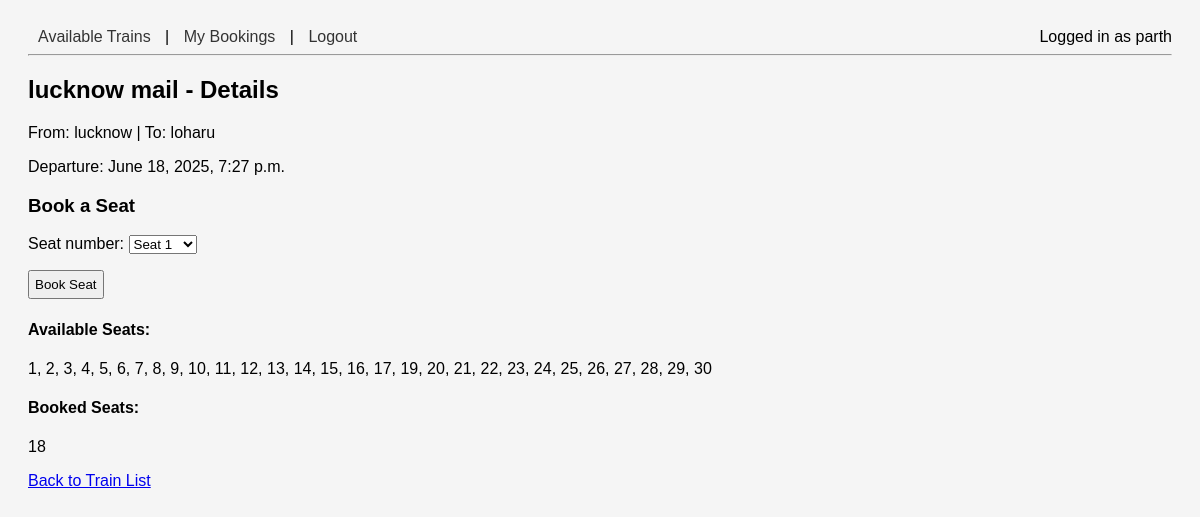
The page /trains-web/1/ (signed in) on the database its author committed.
### booking/models.py (models this page shows, shortened)
class Train(models.Model):
    name = models.CharField(max_length=100)
    source = models.CharField(max_length=100)
    destination = models.CharField(max_length=100)
    departure_time = models.DateTimeField()
    total_seats = models.PositiveIntegerField()
    seats_available = models.PositiveIntegerField()

### booking/views.py (the view, shortened to what this page needs)
# urls.py: path('trains-web/<int:pk>/', TrainDetailView.as_view(), name='train_detail'),
@method_decorator(login_required, name='dispatch')
class TrainDetailView(View):
    def get(self, request, pk):
        train = get_object_or_404(Train, pk=pk)
        booked_seats = Booking.objects.filter(train=train).values_list('seat_number', flat=True)
        all_seats = list(range(1, train.total_seats + 1))
        available_seats = [seat for seat in all_seats if seat not in booked_seats]
        form = BookingForm(available_seats=available_seats)
        return render(request, 'booking/train_detail.html', {
            'train': train,
            'form': form,
            'available_seats': available_seats,
            'booked_seats': booked_seats
        })

### booking/forms.py
class BookingForm(forms.Form):
    seat_number = forms.ChoiceField(choices=[])
    def __init__(self, *args, **kwargs):
        available_seats = kwargs.pop('available_seats', [])
        super().__init__(*args, **kwargs)
        self.fields['seat_number'].choices = [(seat, f"Seat {seat}") for seat in available_seats]

### booking/templates/booking/train_detail.html (shortened to what this page needs)
{% extends "booking/base.html" %}
{% block content %}
<h2>{{ train.name }} - Details</h2>
<p>From: {{ train.source }} | To: {{ train.destination }}</p>
<p>Departure: {{ train.departure_time }}</p>
<h3>Book a Seat</h3>
<form method="post">
    {{ form.as_p }}
    <button type="submit">Book Seat</button>
</form>
<h4>Available Seats:</h4>
<p>{{ available_seats|join:", " }}</p>
<h4>Booked Seats:</h4>
<p>{{ booked_seats|join:", " }}</p>
<a href="{% url 'train_list' %}">Back to Train List</a>
{% endblock %}

### booking/templates/booking/base.html (shortened to what this page needs)
{%load static%}
<!DOCTYPE html>
<html>
<head>
    <link rel="stylesheet" href="{% static 'booking/css/style.css' %}">
</head>
<body>
    <nav>
        {% if user.is_authenticated %}
            <a href="{% url 'train_list' %}">Available Trains</a> |
            <a href="{% url 'my_bookings' %}">My Bookings</a> |
            <a href="{% url 'logout' %}">Logout</a>
            <span style="float:right;">Logged in as {{ user.username }}</span>
        {% else %}
            <a href="{% url 'register' %}">Register</a> |
            <a href="{% url 'login' %}">Login</a>
        {% endif %}
    </nav>
    <hr>
    {% block content %}
    {% endblock %}
</body>
</html>

### booking/static/booking/css/style.css (style rules this page uses)
body { font-family: Arial, sans-serif; padding: 20px; background: #f5f5f5; }
nav a { margin: 0 10px; text-decoration: none; color: #333; }
form { margin: 15px 0; }
input, button { padding: 5px; margin-right: 10px; }

### rows shown on the page
Train: name "lucknow mail", source "lucknow", destination "loharu", departure_time "June 18, 2025, 7:27 p.m."

### other values the page prints
{{ user.username }} "parth"
{{ available_seats|join:", " }} "1, 2, 3, 4, 5, 6, 7, 8, 9, 10, 11, 12, 13, 14, 15, 16, 17, 19, 20, 21, 22, 23, 24, 25, 26, 27, 28, 29, 30"
{{ booked_seats|join:", " }} "18"
